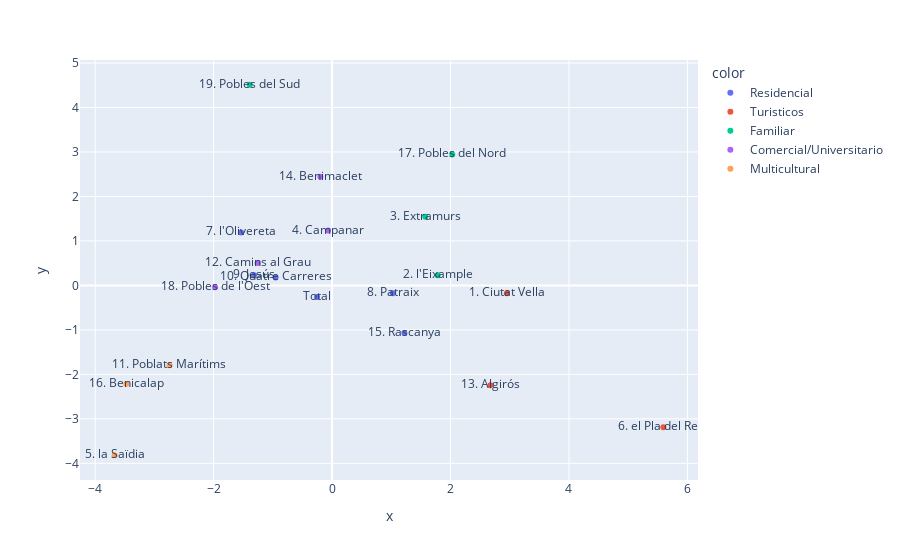

The notebook cell saved with this chart:
### Code cell
# vamos a repetir este proceso haciendo esta vez una PCA para dos componentes principales y representando los datos en 2D

pca = PCA(n_components=2)
pca.fit(df_scaled)

df_pca = pca.transform(df_scaled)

fig = px.scatter(x=df_pca[:, 0], y=df_pca[:, 1], text=df['Distrito'], color=df['Cluster Name'])

fig.show()

### Figure 1 — Plotly figure (JSON) as saved in the notebook; plotly's stock layout.template omitted (floating-point values rounded to 4 significant figures)
{"data": [{"hovertemplate": "color=Residencial<br>x=%{x}<br>y=%{y}<br>text=%{text}<extra></extra>", "legendgroup": "Residencial", "marker": {"color": "#636efa", "symbol": "circle"}, "mode": "markers+text", "name": "Residencial", "orientation": "v", "showlegend": true, "text": ["Total", "7. l'Olivereta", "8. Patraix", "9. Jesús", "10. Quatre Carreres", "15. Rascanya"], "type": "scatter", "x": [-0.254, -1.538, 1.023, -1.318, -0.9539, 1.22], "xaxis": "x", "y": [-0.2632, 1.192, -0.1788, 0.2293, 0.1782, -1.07], "yaxis": "y"}, {"hovertemplate": "color=Turisticos<br>x=%{x}<br>y=%{y}<br>text=%{text}<extra></extra>", "legendgroup": "Turisticos", "marker": {"color": "#EF553B", "symbol": "circle"}, "mode": "markers+text", "name": "Turisticos", "orientation": "v", "showlegend": true, "text": ["1. Ciutat Vella", "6. el Pla del Real", "13. Algirós"], "type": "scatter", "x": [2.951, 5.593, 2.673], "xaxis": "x", "y": [-0.1749, -3.188, -2.246], "yaxis": "y"}, {"hovertemplate": "color=Familiar<br>x=%{x}<br>y=%{y}<br>text=%{text}<extra></extra>", "legendgroup": "Familiar", "marker": {"color": "#00cc96", "symbol": "circle"}, "mode": "markers+text", "name": "Familiar", "orientation": "v", "showlegend": true, "text": ["2. l'Eixample", "3. Extramurs", "17. Pobles del Nord", "19. Pobles del Sud"], "type": "scatter", "x": [1.783, 1.573, 2.029, -1.39], "xaxis": "x", "y": [0.2264, 1.543, 2.943, 4.511], "yaxis": "y"}, {"hovertemplate": "color=Comercial/Universitario<br>x=%{x}<br>y=%{y}<br>text=%{text}<extra></extra>", "legendgroup": "Comercial/Universitario", "marker": {"color": "#ab63fa", "symbol": "circle"}, "mode": "markers+text", "name": "Comercial/Universitario", "orientation": "v", "showlegend": true, "text": ["4. Campanar", "12. Camins al Grau", "14. Benimaclet", "18. Pobles de l'Oest"], "type": "scatter", "x": [-0.06703, -1.258, -0.1978, -1.975], "xaxis": "x", "y": [1.232, 0.5016, 2.44, -0.04351], "yaxis": "y"}, {"hovertemplate": "color=Multicultural<br>x=%{x}<br>y=%{y}<br>text=%{text}<extra></extra>", "legendgroup": "Multicultural", "marker": {"color": "#FFA15A", "symbol": "circle"}, "mode": "markers+text", "name": "Multicultural", "orientation": "v", "showlegend": true, "text": ["5. la Saïdia", "11. Poblats Marítims", "16. Benicalap"], "type": "scatter", "x": [-3.671, -2.746, -3.476], "xaxis": "x", "y": [-3.818, -1.796, -2.217], "yaxis": "y"}], "layout": {"legend": {"title": {"text": "color"}, "tracegroupgap": 0}, "margin": {"t": 60}, "xaxis": {"anchor": "y", "domain": [0, 1], "title": {"text": "x"}}, "yaxis": {"anchor": "x", "domain": [0, 1], "title": {"text": "y"}}}}
